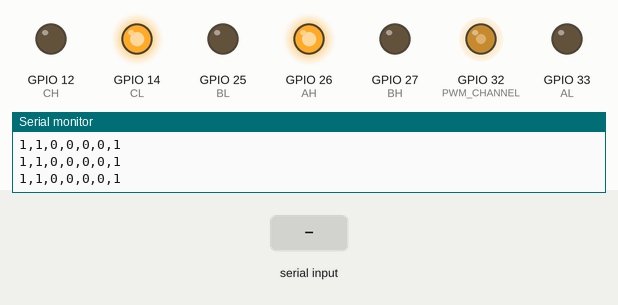
The sketch below on a simulated ESP32. Shown: output pins drawn as LEDs (lit = HIGH), the last lines printed to the serial monitor. Inputs (shaded band) come from the test bench.

Above: at 4.2 s.
4.3 s: "90,45\n" received over Serial
At 4.9 s:
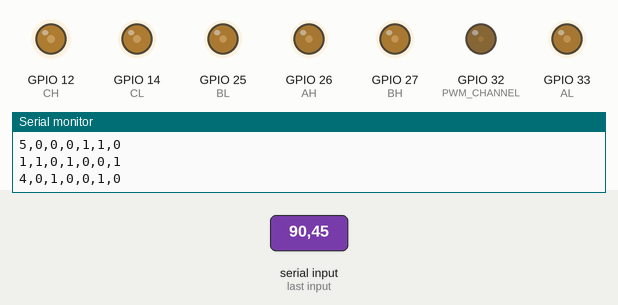
5.8 s: "30,150\n" received over Serial
At 6.8 s:
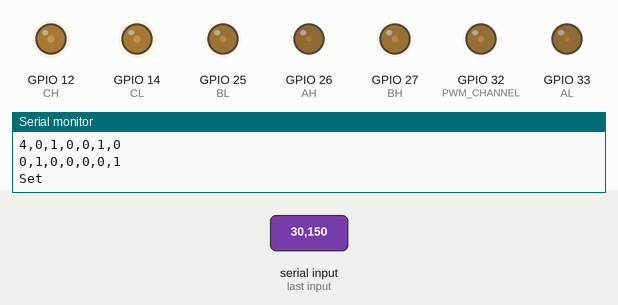
Timing chart, 0 to 8.8 s (numbered marks = the images above; inputs shaded):
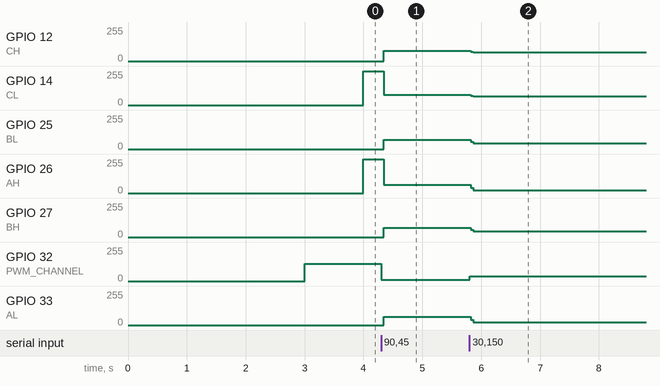

Measured:
- after the input at 4.3 s, GPIO 12 (CH): 0/255 → 78/255 at once; GPIO 14 (CL): 255/255 → 77/255 at once; GPIO 25 (BL), GPIO 27 (BH): 0/255 → 70/255 at once; GPIO 26 (AH): 255/255 → 62/255 at once; GPIO 32 (PWM_CHANNEL): 128/255 → 11/255 at once
- after the input at 5.8 s, GPIO 12 (CH): 78/255 → 64/255 at once; GPIO 14 (CL): 77/255 → 64/255 at once; GPIO 25 (BL): 70/255 → 43/255 at once; GPIO 26 (AH), GPIO 33 (AL): 62/255 → 21/255 at once; GPIO 27 (BH): 70/255 → 42/255 at once

The sketch:

ESP32LiloBLDCControl.ino
```cpp
#include <Arduino.h>
#include "BLDCPort.h"
#include "BLDCSerial.h"

void setup() {
    setupSerial();
    setupBLDCPort();

    setBLDCPeriod(1000000);   // 1000ms per commutation step
    setBLDCPWM(512);       // 50% duty
	Serial.println("Starting BLDC control V0.81");
}

void loop() {
    // Not used (FreeRTOS handles everything)
    loopBLDCPort ();
    SerialInputLoop();
}
```

BLDCPort.cpp
```cpp
#include "BLDCPort.h"

#include "soc/gpio_reg.h"
#include "soc/io_mux_reg.h"
#include "soc/soc.h"

// ================= GPIO DEFINITIONS =================

#define AH 26
#define AL 33
#define BH 27
#define BL 25
#define CH 12
#define CL 14

#define PWM_PIN 22

// ================= PWM CONFIG =================

#define PWM_CHANNEL 32
#define PWM_TIMER_BITS 10      // 10-bit resolution (1024 steps)
//#define PWM_FREQ 50000        // 50 kHz (20 µs period)
#define PWM_FREQ 5000        // 50 kHz (500 µs period)

#define PWM_LOW_TIMER_BITS 8      // 8-bit resolution (256 steps)
#define PWM_LOW_FREQ 200000        // 200 kHz (5 µs period)

// ================= TIMER =================

hw_timer_t* bldcTimer = NULL;
portMUX_TYPE timerMux = portMUX_INITIALIZER_UNLOCKED;

volatile uint8_t phase = 0;
volatile uint32_t phasePeriod = 1000000;  // default 10000000us

int portPins[] = {AH,AL,BH,BL,CH,CL};

// ================= PHASE CONTROL =================

void IRAM_ATTR setPhase(uint8_t p)
{
    // Clear all
    /*
    GPIO.out_w1tc = ((1UL << AH) |
        (1UL << AL) |
        (1UL << BH) |
        (1UL << BL) |
        (1UL << CH) |
        (1UL << CL));
    */
	digitalWrite(AH, LOW);
	digitalWrite(AL, LOW);
	digitalWrite(BH, LOW);
	digitalWrite(BL, LOW);
	digitalWrite(CH, LOW);
	digitalWrite(CL, LOW);

	switch (p)
	{
	case 0:
		digitalWrite(AH, HIGH);
		digitalWrite(BL, HIGH);
		break; // AH-BL
	case 1:
		digitalWrite(AH, HIGH);
		digitalWrite(CL, HIGH);
		break; // AH-CL
	case 2:
		digitalWrite(BH, HIGH);
		digitalWrite(CL, HIGH);
		break; // BH-CL
	case 3:
		digitalWrite(BH, HIGH);
		digitalWrite(AL, HIGH);
		break; // BH-AL
	case 4:
		digitalWrite(CH, HIGH);
		digitalWrite(AL, HIGH);
		break; // CH-AL
	case 5:
		digitalWrite(CH, HIGH);
		digitalWrite(BL, HIGH);
		break; // CH-BL
	}
}

// ================= TIMER ISR =================

void IRAM_ATTR onBLDCTimer()
{
	portENTER_CRITICAL_ISR(&timerMux);

	phase++;
	if (phase >= 6) phase = 0;

	setPhase(phase);

	portEXIT_CRITICAL_ISR(&timerMux);
}

// ================= PUBLIC FUNCTIONS =================

void setupBLDCPort()
{
    // Set phase pins as output
    pinMode(AH, OUTPUT);
    pinMode(AL, OUTPUT);
    pinMode(BH, OUTPUT);
    pinMode(BL, OUTPUT);
    pinMode(CH, OUTPUT);
    pinMode(CL, OUTPUT);

    digitalWrite(AH, LOW);
    digitalWrite(AL, LOW);
    digitalWrite(BH, LOW);
    digitalWrite(BL, LOW);
    digitalWrite(CH, LOW);
    digitalWrite(CL, LOW);

    // ===== PWM Setup =====
    ledcAttach(PWM_CHANNEL, PWM_FREQ, PWM_TIMER_BITS);

    ledcWrite(PWM_CHANNEL, 1);  // 0 duty

    // Set timer frequency to 1Mhz
    bldcTimer = timerBegin(1000000);
    timerAttachInterrupt(bldcTimer, &onBLDCTimer);
    timerAlarm(bldcTimer, 100000, true, 0);

}

// Set phase period (µs)
int setBLDCPeriod(int usec)
{
    if (usec <= 0) return -1;

    portENTER_CRITICAL(&timerMux);
    phasePeriod = usec;
    timerAlarm(bldcTimer, phasePeriod, true, 0);
    portEXIT_CRITICAL(&timerMux);

    return 0;
}

// Set PWM duty (0–1023)
int setBLDCPWM(int duty)
{
    if (duty < 0) duty = 0;
    if (duty > 1023) duty = 1023;

    ledcWrite(PWM_CHANNEL, duty);

    return 0;
}

void loopBLDCPort()
{
    static uint32_t tsLast = 0;
    uint32_t tsNow = millis();
    if (tsNow - tsLast >= 100) {
        tsLast +=1000;
        String str = String (tsNow) + "- ";
        str = String(phase) + ",";
        for(int i = 0; i < 6; i++) {
            str+= String (digitalRead(portPins[i]));
            if (i < 5)
                str+= ",";
        }
        Serial.println(str);
    }
}
```

BLDCPort.h
```cpp
#ifndef BLDC_PORT_H
#define BLDC_PORT_H

#include <Arduino.h>

void setupBLDCPort();
int setBLDCPeriod(int usec);
int setBLDCPWM(int duty);
void loopBLDCPort();

#endif
```

BLDCSerial.cpp
```cpp
// BLDCSerial.cpp - BLDCSerial class implementation for ESP32 Lilo BLDC Control

#include "BLDCSerial.h"
#include "BLDCPort.h"

void setupSerial()
{
	Serial.begin(115200);
	delay(2000);
	Serial.println("ESP32 Lilo BLDC Control start...");
	delay(1000);
}

void SerialInputLoop()
{
	static String serialInput = "";

	while (Serial.available()) {
		char ch = Serial.read();
		serialInput.concat(ch);
		//Serial.write(ch);
	}
	String str0;
	if (serialInput.length() > 0) {
		//Serial.print(serialInput);
		int pos = serialInput.indexOf("\n");
		if (pos > 0 && pos < serialInput.length()) {
			str0 = serialInput;
			serialInput = "";
		}
	}
	if (str0.length() > 0) {
		int pos = str0.indexOf(",");
		if (pos > 0 && pos < str0.length()) {
			String str1 = str0.substring(0, pos);
			String str2 = str0.substring(pos + 1);
			int period = str1.toInt();
			int duty = str2.toInt();
			setBLDCPeriod(period);
			setBLDCPWM(duty);
			Serial.printf("Set Period:%d, Pulse:%d\n", period, duty);
			//Serial.println(vol_m_control);
		}
	}
}
```

BLDCSerial.h
```cpp
// BLDCSerial.h
#ifndef BLDC_SERIAL_H
#define BLDC_SERIAL_H
#include <Arduino.h>

void setupSerial();
void SerialInputLoop();
#endif
```

SemaphoreHandle.cpp
```cpp
// SemaphoreHandle.cpp
#include "SemaphoreHandle.h"


SemaphoreHandle_t mySemaphore;

void Task1(void* pvParameters) {
    while (true) {
        Serial.println("Task1: Waiting for semaphore...");

        // Wait indefinitely for semaphore
        if (xSemaphoreTake(mySemaphore, portMAX_DELAY) == pdTRUE) {
            Serial.println("Task1: Semaphore received!");
        }

        vTaskDelay(1000 / portTICK_PERIOD_MS);
    }
}

void Task2(void* pvParameters) {
    while (true) {
        Serial.println("Task2: Giving semaphore...");

        xSemaphoreGive(mySemaphore);

        vTaskDelay(3000 / portTICK_PERIOD_MS);
    }
}

void setupSemaphore() {

    // Create binary semaphore
    mySemaphore = xSemaphoreCreateBinary();

    if (mySemaphore == NULL) {
        Serial.println("Failed to create semaphore!");
        while (1);
    }

    // Create tasks (run on core 0 and 1 optionally)
    xTaskCreatePinnedToCore(
        Task1,
        "Task1",
        2048,
        NULL,
        1,
        NULL,
        0);

    xTaskCreatePinnedToCore(
        Task2,
        "Task2",
        2048,
        NULL,
        1,
        NULL,
        1);
}
```

SemaphoreHandle.h
```cpp
// SemaphoreHandle.h
#ifndef SEMAPHORE_HANDLE_H
#define SEMAPHORE_HANDLE_H
#include <Arduino.h>

void setupSemaphore();

#endif
```
